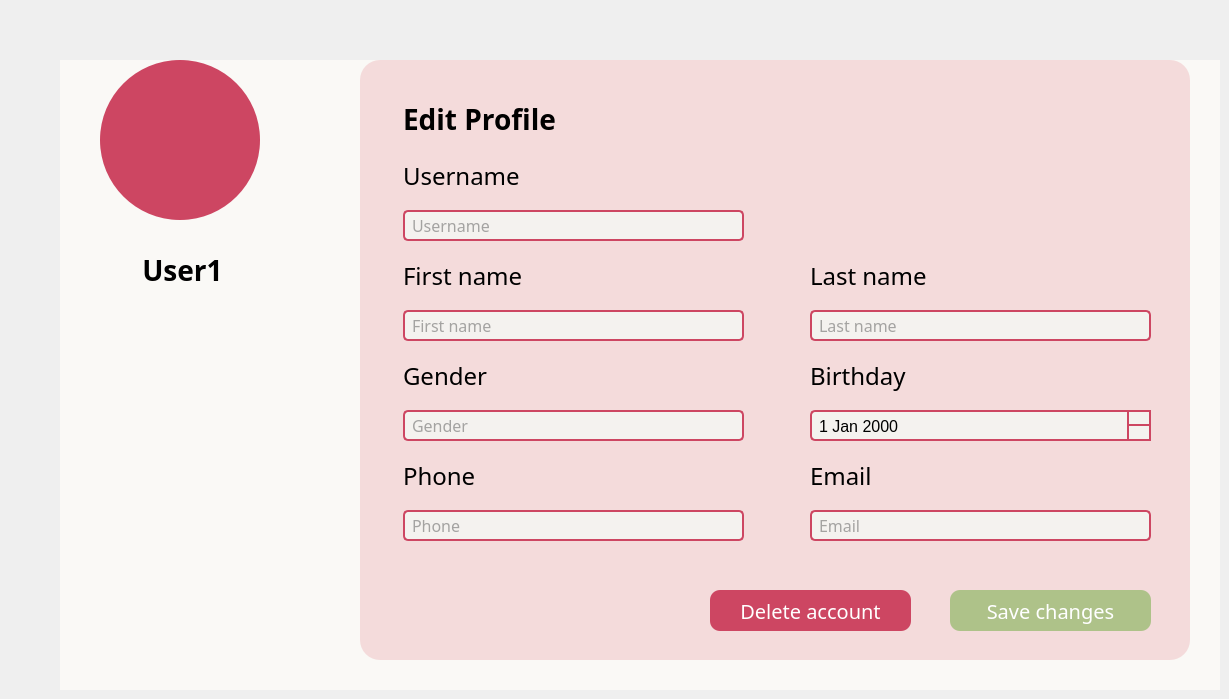
     <widget class="QWidget" name="editprofilesettingspage">
      <widget class="QWidget" name="editprofilecontainer_2" native="true">
       <property name="geometry">
        <rect>
         <x>60</x>
         <y>60</y>
         <width>1160</width>
         <height>630</height>
        </rect>
       </property>
       <property name="styleSheet">
        <string notr="true">background: #FAF9F6;</string>
       </property>
       <widget class="QWidget" name="textboxeditcontainer_3" native="true">
        <property name="geometry">
         <rect>
          <x>300</x>
          <y>0</y>
          <width>830</width>
          <height>600</height>
         </rect>
        </property>
        <property name="styleSheet">
         <string notr="true">border-radius: 20px;
background: #F4DBDB;</string>
        </property>
        <widget class="QLabel" name="editlabel_2">
         <property name="geometry">
          <rect>
           <x>43</x>
           <y>34</y>
           <width>171</width>
           <height>51</height>
          </rect>
         </property>
         <property name="styleSheet">
          <string notr="true">color: #000;

font-family: Suwannaphum;
font-size: 28px;
font-style: normal;
font-weight: 700;
line-height: normal;</string>
         </property>
         <property name="text">
          <string>Edit Profile</string>
         </property>
        </widget>
        <widget class="QLabel" name="userabel_2">
         <property name="geometry">
          <rect>
           <x>43</x>
           <y>100</y>
           <width>121</width>
           <height>31</height>
          </rect>
         </property>
         <property name="styleSheet">
          <string notr="true">color: #000;

font-family: Suwannaphum;
font-size: 24px;
font-style: normal;
font-weight: 400;
line-height: normal;</string>
         </property>
         <property name="text">
          <string>Username</string>
         </property>
        </widget>
        <widget class="QLabel" name="fisrtlabel_2">
         <property name="geometry">
          <rect>
           <x>43</x>
           <y>200</y>
           <width>121</width>
           <height>31</height>
          </rect>
         </property>
         <property name="styleSheet">
          <string notr="true">color: #000;

font-family: Suwannaphum;
font-size: 24px;
font-style: normal;
font-weight: 400;
line-height: normal;</string>
         </property>
         <property name="text">
          <string>First name</string>
         </property>
        </widget>
        <widget class="QLabel" name="lastlabel_2">
         <property name="geometry">
          <rect>
           <x>450</x>
           <y>200</y>
           <width>121</width>
           <height>31</height>
          </rect>
         </property>
         <property name="styleSheet">
          <string notr="true">color: #000;

font-family: Suwannaphum;
font-size: 24px;
font-style: normal;
font-weight: 400;
line-height: normal;</string>
         </property>
         <property name="text">
          <string>Last name</string>
         </property>
        </widget>
        <widget class="QLabel" name="genlabel_2">
         <property name="geometry">
          <rect>
           <x>43</x>
           <y>300</y>
           <width>121</width>
           <height>31</height>
          </rect>
         </property>
         <property name="styleSheet">
          <string notr="true">color: #000;

font-family: Suwannaphum;
font-size: 24px;
font-style: normal;
font-weight: 400;
line-height: normal;</string>
         </property>
         <property name="text">
          <string>Gender</string>
         </property>
        </widget>
        <widget class="QLabel" name="birthlabel_2">
         <property name="geometry">
          <rect>
           <x>450</x>
           <y>300</y>
           <width>121</width>
           <height>31</height>
          </rect>
         </property>
         <property name="styleSheet">
          <string notr="true">color: #000;

font-family: Suwannaphum;
font-size: 24px;
font-style: normal;
font-weight: 400;
line-height: normal;</string>
         </property>
         <property name="text">
          <string>Birthday</string>
         </property>
        </widget>
        <widget class="QLabel" name="pholabel_2">
         <property name="geometry">
          <rect>
           <x>43</x>
           <y>400</y>
           <width>121</width>
           <height>31</height>
          </rect>
         </property>
         <property name="styleSheet">
          <string notr="true">color: #000;

font-family: Suwannaphum;
font-size: 24px;
font-style: normal;
font-weight: 400;
line-height: normal;</string>
         </property>
         <property name="text">
          <string>Phone</string>
         </property>
        </widget>
        <widget class="QLabel" name="emaillabel_3">
         <property name="geometry">
          <rect>
           <x>450</x>
           <y>400</y>
           <width>121</width>
           <height>31</height>
          </rect>
         </property>
         <property name="styleSheet">
          <string notr="true">color: #000;

font-family: Suwannaphum;
font-size: 24px;
font-style: normal;
font-weight: 400;
line-height: normal;</string>
         </property>
         <property name="text">
          <string>Email</string>
         </property>
        </widget>
        <widget class="QLineEdit" name="userbox_2">
         <property name="geometry">
          <rect>
           <x>43</x>
           <y>150</y>
           <width>341</width>
           <height>31</height>
          </rect>
         </property>
         <property name="styleSheet">
          <string notr="true">border-radius: 5px;
border: 2px solid #CD4662;
background: #F4F2EF;
color: #545454;
font-family: Suwannaphum;
font-size: 16px;
font-style: normal;
font-weight: 400;
line-height: normal;
padding: 0 5px;</string>
         </property>
         <property name="text">
          <string/>
         </property>
         <property name="placeholderText">
          <string>Username</string>
         </property>
        </widget>
        <widget class="QLineEdit" name="firstnamebox_2">
         <property name="geometry">
          <rect>
           <x>43</x>
           <y>250</y>
           <width>341</width>
           <height>31</height>
          </rect>
         </property>
         <property name="styleSheet">
          <string notr="true">border-radius: 5px;
border: 2px solid #CD4662;
background: #F4F2EF;
color: #545454;
font-family: Suwannaphum;
font-size: 16px;
font-style: normal;
font-weight: 400;
line-height: normal;
padding: 0 5px;</string>
         </property>
         <property name="text">
          <string/>
         </property>
         <property name="placeholderText">
          <string>First name</string>
         </property>
        </widget>
        <widget class="QLineEdit" name="genderbox_2">
         <property name="geometry">
          <rect>
           <x>43</x>
           <y>350</y>
           <width>341</width>
           <height>31</height>
          </rect>
         </property>
         <property name="styleSheet">
          <string notr="true">border-radius: 5px;
border: 2px solid #CD4662;
background: #F4F2EF;
color: #545454;
font-family: Suwannaphum;
font-size: 16px;
font-style: normal;
font-weight: 400;
line-height: normal;
padding: 0 5px;</string>
         </property>
         <property name="text">
          <string/>
         </property>
         <property name="placeholderText">
          <string>Gender</string>
         </property>
        </widget>
        <widget class="QLineEdit" name="phonebox_2">
         <property name="geometry">
          <rect>
           <x>43</x>
           <y>450</y>
           <width>341</width>
           <height>31</height>
          </rect>
         </property>
         <property name="styleSheet">
          <string notr="true">border-radius: 5px;
border: 2px solid #CD4662;
background: #F4F2EF;
color: #545454;
font-family: Suwannaphum;
font-size: 16px;
font-style: normal;
font-weight: 400;
line-height: normal;
padding: 0 5px;</string>
         </property>
         <property name="text">
          <string/>
         </property>
         <property name="placeholderText">
          <string>Phone</string>
         </property>
        </widget>
        <widget class="QLineEdit" name="lastnamebox_2">
         <property name="geometry">
          <rect>
           <x>450</x>
           <y>250</y>
           <width>341</width>
           <height>31</height>
          </rect>
         </property>
         <property name="styleSheet">
          <string notr="true">border-radius: 5px;
border: 2px solid #CD4662;
background: #F4F2EF;
color: #545454;
font-family: Suwannaphum;
font-size: 16px;
font-style: normal;
font-weight: 400;
line-height: normal;
padding: 0 5px;</string>
         </property>
         <property name="text">
          <string/>
         </property>
         <property name="placeholderText">
          <string>Last name</string>
         </property>
        </widget>
        <widget class="QLineEdit" name="emailbox_2">
         <property name="geometry">
          <rect>
           <x>450</x>
           <y>450</y>
           <width>341</width>
           <height>31</height>
          </rect>
         </property>
         <property name="styleSheet">
          <string notr="true">border-radius: 5px;
border: 2px solid #CD4662;
background: #F4F2EF;
color: #545454;
font-family: Suwannaphum;
font-size: 16px;
font-style: normal;
font-weight: 400;
line-height: normal;
padding: 0 5px;</string>
         </property>
         <property name="text">
          <string/>
         </property>
         <property name="placeholderText">
          <string>Email</string>
         </property>
        </widget>
        <widget class="QPushButton" name="savechangebutton_3">
         <property name="geometry">
          <rect>
           <x>590</x>
           <y>530</y>
           <width>201</width>
           <height>41</height>
          </rect>
         </property>
         <property name="styleSheet">
          <string notr="true">color: #FFF;
background: #AEC289;
text-align: center;
font-family: Suwannaphum;
font-size: 20px;
font-style: normal;
font-weight: 400;
line-height: normal;
border-radius: 10px;</string>
         </property>
         <property name="text">
          <string>Save changes</string>
         </property>
        </widget>
        <widget class="QPushButton" name="deleteaccbutton_2">
         <property name="geometry">
          <rect>
           <x>350</x>
           <y>530</y>
           <width>201</width>
           <height>41</height>
          </rect>
         </property>
         <property name="styleSheet">
          <string notr="true">color: #FFF;
background: #cd4662;
text-align: center;
font-family: Suwannaphum;
font-size: 20px;
font-style: normal;
font-weight: 400;
line-height: normal;
border-radius: 10px;</string>
         </property>
         <property name="text">
          <string>Delete account</string>
         </property>
        </widget>
        <widget class="QDateEdit" name="birthdaydateEdit_2">
         <property name="geometry">
          <rect>
           <x>450</x>
           <y>350</y>
           <width>341</width>
           <height>31</height>
          </rect>
         </property>
         <property name="styleSheet">
          <string notr="true">QDateTimeEdit {
	background-color: #F4F2EF; 
	font-size: 16px;
	border: 2px solid #CD4662; 
	padding: 5px;
	border-radius: 5px; 
}
QDateTimeEdit::down-button, QDateTimeEdit::up-button {
	width: 20px; 
	height: 13px;
	background-color: #F4F2EF; 
	border: 2px solid #CD4662; 
	font-size: 16px;
}
QDateTimeEdit::down-button {
	subcontrol-origin: border;
	subcontrol-position: bottom right;
}

QDateTimeEdit::up-button {
	subcontrol-origin: border;
	subcontrol-position: top right;
}
    
QDateTimeEdit::down-button:pressed, QDateTimeEdit::up-button:pressed {
	background-color: #CD4662;
}
    
QDateTimeEdit::down-arrow, QDateTimeEdit::up-arrow {
	image: url(arrow.png); 
}</string>
         </property>
         <property name="locale">
          <locale language="English" country="UnitedStates"/>
         </property>
        </widget>
       </widget>
       <widget class="QLabel" name="editprofilepic_2">
        <property name="geometry">
         <rect>
          <x>40</x>
          <y>0</y>
          <width>160</width>
          <height>160</height>
         </rect>
        </property>
        <property name="styleSheet">
         <string notr="true">border: none;
border-radius: 80px;
background: #cd4662;</string>
        </property>
        <property name="text">
         <string/>
        </property>
       </widget>
       <widget class="QLabel" name="editnameprofile_2">
        <property name="geometry">
         <rect>
          <x>40</x>
          <y>190</y>
          <width>165</width>
          <height>41</height>
         </rect>
        </property>
        <property name="styleSheet">
         <string notr="true">color: #000;
text-align: center;
font-family: Suwannaphum;
font-size: 28px;
font-style: normal;
font-weight: 700;
line-height: normal;</string>
        </property>
        <property name="text">
         <string>User1</string>
        </property>
        <property name="alignment">
         <set>Qt::AlignCenter</set>
        </property>
       </widget>
      </widget>
      <widget class="QPushButton" name="backtomainsettingbutton_3">
       <property name="geometry">
        <rect>
         <x>20</x>
         <y>30</y>
         <width>20</width>
         <height>31</height>
        </rect>
       </property>
       <property name="styleSheet">
        <string notr="true">border: none;
image: url(:/pic/realimages/backhomoe.png);</string>
       </property>
       <property name="text">
        <string/>
       </property>
      </widget>
     </widget>
